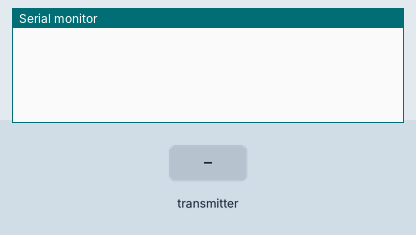
This sketch was run on a simulated ESP32. Parts: the last lines printed to the serial monitor. The test bench sets the inputs (shaded band).

Above: at 1.2 s.
1.3 s: the transmitter starts sending id = 0
At 1.66 s:
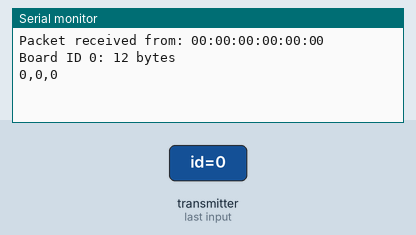
2.8 s: the transmitter starts sending id = 1
At 3.17 s:
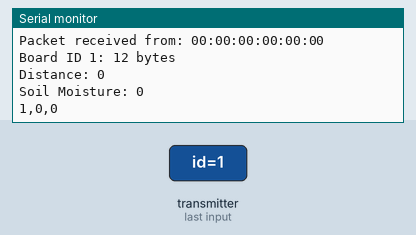
4.3 s: the transmitter starts sending distance = 1024
At 4.67 s:
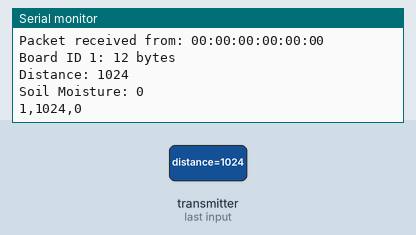
5.8 s: the transmitter starts sending soilMoisture = 1024
At 6.17 s:
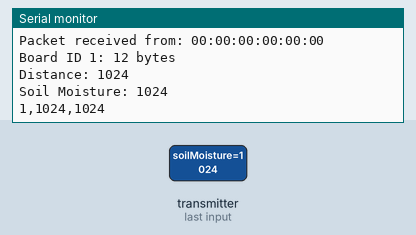
7.3 s: the transmitter starts sending distance = 0
At 7.67 s:
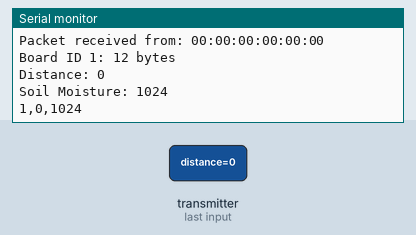
8.8 s: the transmitter starts sending soilMoisture = 2048
At 9.17 s:
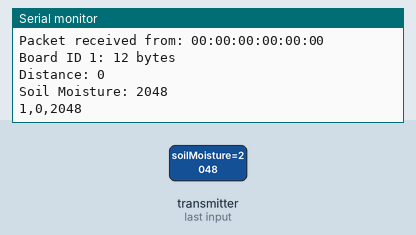
Timing chart, 0 to 11.3 s (numbered marks = the images above; inputs shaded):
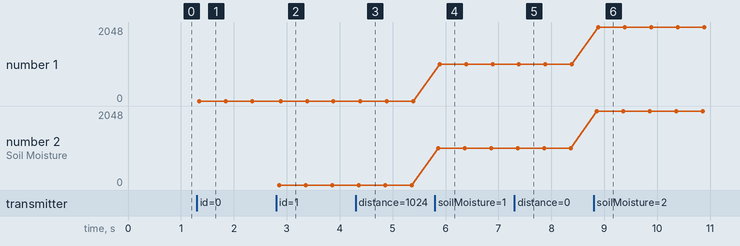

Measured:
- after the input at 1.3 s, the serial monitor: prints a new line after 0.05 s (image 1)
- after the input at 2.8 s, the serial monitor: prints a new line after 0.05 s (image 2)
- after the input at 4.3 s, the serial monitor: prints a new line after 0.05 s (image 3)
- after the input at 5.8 s, the serial monitor: prints a new line after 0.06 s (image 4)
- after the input at 7.3 s, the serial monitor: prints a new line after 0.05 s (image 5)
- after the input at 8.8 s, the serial monitor: prints a new line after 0.06 s (image 6)
- plotted number 1: 1024 → 2048 after the input at 8.8 s
- plotted number 2: 1024 → 2048 after the input at 8.8 s

The sketch:

reciver_code.ino
```cpp
#include <esp_now.h>
#include <WiFi.h>

#define RXp0 16
#define TXp0 17

// Structure example to receive data
typedef struct struct_message {
  int id;
  int distance;      // Int to hold distance value
  int soilMoisture;  // Int to hold soil moisture value
} struct_message;

// Create structures
struct_message myData;
struct_message board1;
struct_message board2;

struct_message boardsStruct[2] = {board1, board2}; // Correcting the size to 2

esp_now_peer_info_t peerInfo;

// Callback function that will be executed when data is received
void OnDataRecv(const uint8_t * mac_addr, const uint8_t *incomingData, int len) {
  char macStr[18];
  Serial.print("Packet received from: ");
  snprintf(macStr, sizeof(macStr), "%02x:%02x:%02x:%02x:%02x:%02x",
           mac_addr[0], mac_addr[1], mac_addr[2], mac_addr[3], mac_addr[4], mac_addr[5]);
  Serial.println(macStr);

  // Copy incoming data into myData structure
  memcpy(&myData, incomingData, sizeof(myData));
  Serial.printf("Board ID %u: %u bytes\n", myData.id, len);

  // Update the appropriate board structure
  if (myData.id >= 1 && myData.id <= 2) { // Ensure the id is within valid range
    boardsStruct[myData.id - 1].distance = myData.distance;
    boardsStruct[myData.id - 1].soilMoisture = myData.soilMoisture;
    Serial.printf("Distance: %d \n", boardsStruct[myData.id - 1].distance);
    Serial.printf("Soil Moisture: %d \n", boardsStruct[myData.id - 1].soilMoisture);
    Serial.println();
  }

  // Forward the received data to the final node via UART
  String dataToSend = String(myData.id) + "," + String(myData.distance) + "," + String(myData.soilMoisture);
  Serial.println(dataToSend);
  Serial2.print(dataToSend); // Send the formatted string over UART
}

uint8_t broadcastAddress[] = {0xC4, 0x5B, 0xBE, 0x63, 0x58, 0x34}; // Example MAC address

void setup() {
  // Initialize Serial Monitor
  Serial.begin(9600);

  // Set device as a Wi-Fi Station
  WiFi.mode(WIFI_STA);

  // Initialize UART
  Serial2.begin(9600, SERIAL_8N1, RXp0, TXp0);

  // Init ESP-NOW
  if (esp_now_init() != ESP_OK) {
    Serial.println("Error initializing ESP-NOW");
    return;
  }

  // Register the receive callback function
  esp_now_register_recv_cb(OnDataRecv);
}

void loop() {
  // Placeholder for any additional logic
  delay(10000);
}
```
